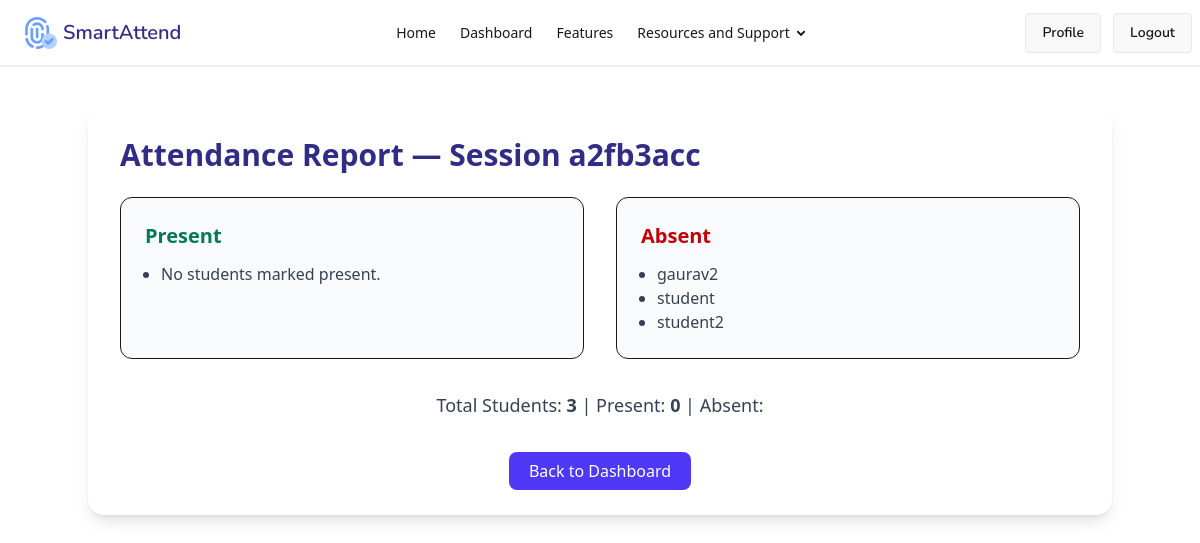
The page /reports/session/87/ (signed in) on the database its author committed.
### attendance/models.py (models this page shows, shortened)
class ClassSession(models.Model):
    token = models.CharField(max_length=64, unique=True, default=generate_unique_token, editable=False)
    created_at = models.DateTimeField(auto_now_add=True)
    expires_at = models.DateTimeField()
    used_by = models.ManyToManyField('CustomUser', blank=True)
    teacher = models.ForeignKey(
        settings.AUTH_USER_MODEL,
        on_delete=models.CASCADE,
        related_name="sessions",
        null=True,
        blank=True
    )

class CustomUser(AbstractUser):
    ROLE_CHOICES = (
        ('student', 'Student'),
        ('teacher', 'Teacher'),
    )
    role = models.CharField(max_length=10, choices=ROLE_CHOICES)
    department = models.CharField(max_length=100, blank=True, null=True)
    roll_number = models.CharField(max_length=50, blank=True, null=True)
    subject = models.CharField(max_length=100, blank=True, null=True)

### attendance/decorators.py (the view)
        def wrapper(request, *args, **kwargs):
            if not request.user.is_authenticated:
                return redirect('login')
            if request.user.role not in allowed_roles:
                return HttpResponseForbidden("You are not allowed to access this page.")
            return view_func(request, *args, **kwargs)

### attendance/views.py (called while the page is built)
@login_required
@role_required(['teacher'])
def session_report(request, session_id):
    User = get_user_model()
    session = ClassSession.objects.get(id=session_id)
    students = User.objects.filter(role='student')
    attendance = Attendance.objects.filter(session=session)
    present_ids = attendance.values_list('student_id', flat=True)
    present_students = students.filter(id__in=present_ids)
    absent_students = students.exclude(id__in=present_ids)
    return render(request, "attendance/session_report.html", {
        "session": session,
        "present_students": present_students,
        "absent_students": absent_students,
        "attendance_count": present_students.count(),
        "total_students": students.count(),
    })

### attendance/templates/attendance/session_report.html
{% extends 'attendance/base.html' %}
{% block bodyblock %}
<div class="max-w-5xl mx-auto mt-10 bg-white p-8 rounded-2xl shadow-lg">
  <h2 class="text-3xl font-semibold text-indigo-900 mb-6">
    Attendance Report — Session {{ session.token|slice:":8" }}
  </h2>
  <div class="grid grid-cols-2 gap-8">
    <div class="p-6 rounded-xl bg-gray-50 border">
      <h3 class="text-xl font-semibold mb-3 text-emerald-700">Present</h3>
      <ul class="list-disc ml-4 text-gray-700">
        {% for s in present_students %}
          <li>{{ s.username }}</li>
        {% empty %}
          <li>No students marked present.</li>
        {% endfor %}
      </ul>
    </div>
    <div class="p-6 rounded-xl bg-gray-50 border">
      <h3 class="text-xl font-semibold mb-3 text-red-700">Absent</h3>
      <ul class="list-disc ml-4 text-gray-700">
        {% for s in absent_students %}
          <li>{{ s.username }}</li>
        {% empty %}
          <li>No absent students.</li>
        {% endfor %}
      </ul>
    </div>
  </div>
  <div class="mt-8 text-center">
    <p class="text-gray-700 text-lg">
      Total Students: <strong>{{ total_students }}</strong> |
      Present: <strong>{{ attendance_count }}</strong> |
      Absent: <strong>{{ total_students|add:"- attendance_count" }}</strong>
    </p>
  </div>
  <div class="mt-10 text-center">
    <a href="{% url 'app-dashboard' %}" class="px-5 py-2 bg-indigo-600 text-white rounded-lg">
      Back to Dashboard
    </a>
  </div>
</div>
{% endblock %}

### rows shown on the page
ClassSession: token "a2fb3acc"
CustomUser: username "gaurav2"
CustomUser: username "student"
CustomUser: username "student2"

### other values the page prints
{{ total_students }} "3"
{{ attendance_count }} "0"
